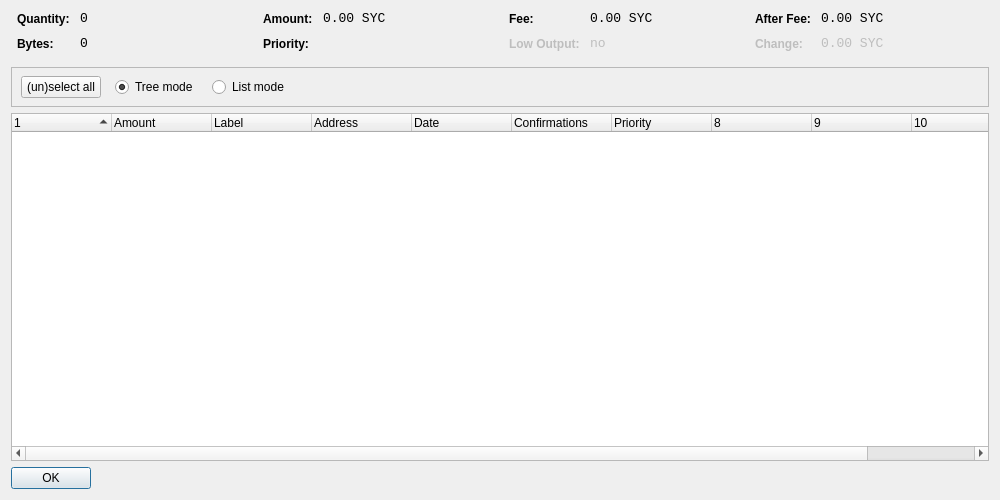
<?xml version="1.0" encoding="UTF-8"?>
<ui version="4.0">
 <class>CoinControlDialog</class>
 <widget class="QDialog" name="CoinControlDialog">
  <property name="geometry">
   <rect>
    <x>0</x>
    <y>0</y>
    <width>1000</width>
    <height>500</height>
   </rect>
  </property>
  <property name="windowTitle">
   <string>Coin Control</string>
  </property>
  <layout class="QVBoxLayout" name="verticalLayout">
   <item>
    <layout class="QHBoxLayout" name="horizontalLayoutTop" stretch="0,0,0,0">
     <property name="topMargin">
      <number>0</number>
     </property>
     <property name="bottomMargin">
      <number>10</number>
     </property>
     <item>
      <layout class="QFormLayout" name="formLayoutCoinControl1">
       <property name="horizontalSpacing">
        <number>10</number>
       </property>
       <property name="verticalSpacing">
        <number>10</number>
       </property>
       <property name="leftMargin">
        <number>6</number>
       </property>
       <property name="rightMargin">
        <number>6</number>
       </property>
       <item row="0" column="0">
        <widget class="QLabel" name="labelCoinControlQuantityText">
         <property name="styleSheet">
          <string notr="true">font-weight:bold;</string>
         </property>
         <property name="text">
          <string>Quantity:</string>
         </property>
        </widget>
       </item>
       <item row="0" column="1">
        <widget class="QLabel" name="labelCoinControlQuantity">
         <property name="font">
          <font>
           <family>Monospace</family>
           <pointsize>10</pointsize>
          </font>
         </property>
         <property name="cursor">
          <cursorShape>IBeamCursor</cursorShape>
         </property>
         <property name="contextMenuPolicy">
          <enum>Qt::ActionsContextMenu</enum>
         </property>
         <property name="text">
          <string>0</string>
         </property>
         <property name="textInteractionFlags">
          <set>Qt::LinksAccessibleByMouse|Qt::TextSelectableByKeyboard|Qt::TextSelectableByMouse</set>
         </property>
        </widget>
       </item>
       <item row="1" column="0">
        <widget class="QLabel" name="labelCoinControlBytesText">
         <property name="styleSheet">
          <string notr="true">font-weight:bold;</string>
         </property>
         <property name="text">
          <string>Bytes:</string>
         </property>
        </widget>
       </item>
       <item row="1" column="1">
        <widget class="QLabel" name="labelCoinControlBytes">
         <property name="font">
          <font>
           <family>Monospace</family>
           <pointsize>10</pointsize>
          </font>
         </property>
         <property name="cursor">
          <cursorShape>IBeamCursor</cursorShape>
         </property>
         <property name="contextMenuPolicy">
          <enum>Qt::ActionsContextMenu</enum>
         </property>
         <property name="text">
          <string>0</string>
         </property>
         <property name="textInteractionFlags">
          <set>Qt::LinksAccessibleByMouse|Qt::TextSelectableByKeyboard|Qt::TextSelectableByMouse</set>
         </property>
        </widget>
       </item>
      </layout>
     </item>
     <item>
      <layout class="QFormLayout" name="formLayoutCoinControl2">
       <property name="horizontalSpacing">
        <number>10</number>
       </property>
       <property name="verticalSpacing">
        <number>10</number>
       </property>
       <property name="leftMargin">
        <number>6</number>
       </property>
       <property name="rightMargin">
        <number>6</number>
       </property>
       <item row="0" column="0">
        <widget class="QLabel" name="labelCoinControlAmountText">
         <property name="styleSheet">
          <string notr="true">font-weight:bold;</string>
         </property>
         <property name="text">
          <string>Amount:</string>
         </property>
        </widget>
       </item>
       <item row="0" column="1">
        <widget class="QLabel" name="labelCoinControlAmount">
         <property name="font">
          <font>
           <family>Monospace</family>
           <pointsize>10</pointsize>
          </font>
         </property>
         <property name="cursor">
          <cursorShape>IBeamCursor</cursorShape>
         </property>
         <property name="contextMenuPolicy">
          <enum>Qt::ActionsContextMenu</enum>
         </property>
         <property name="text">
          <string>0.00 SYC</string>
         </property>
         <property name="textInteractionFlags">
          <set>Qt::LinksAccessibleByMouse|Qt::TextSelectableByKeyboard|Qt::TextSelectableByMouse</set>
         </property>
        </widget>
       </item>
       <item row="1" column="0">
        <widget class="QLabel" name="labelCoinControlPriorityText">
         <property name="styleSheet">
          <string notr="true">font-weight:bold;</string>
         </property>
         <property name="text">
          <string>Priority:</string>
         </property>
        </widget>
       </item>
       <item row="1" column="1">
        <widget class="QLabel" name="labelCoinControlPriority">
         <property name="font">
          <font>
           <family>Monospace</family>
           <pointsize>10</pointsize>
          </font>
         </property>
         <property name="cursor">
          <cursorShape>IBeamCursor</cursorShape>
         </property>
         <property name="contextMenuPolicy">
          <enum>Qt::ActionsContextMenu</enum>
         </property>
         <property name="text">
          <string/>
         </property>
         <property name="textInteractionFlags">
          <set>Qt::LinksAccessibleByMouse|Qt::TextSelectableByKeyboard|Qt::TextSelectableByMouse</set>
         </property>
        </widget>
       </item>
      </layout>
     </item>
     <item>
      <layout class="QFormLayout" name="formLayoutCoinControl3">
       <property name="horizontalSpacing">
        <number>10</number>
       </property>
       <property name="verticalSpacing">
        <number>10</number>
       </property>
       <property name="leftMargin">
        <number>6</number>
       </property>
       <property name="rightMargin">
        <number>6</number>
       </property>
       <item row="0" column="0">
        <widget class="QLabel" name="labelCoinControlFeeText">
         <property name="styleSheet">
          <string notr="true">font-weight:bold;</string>
         </property>
         <property name="text">
          <string>Fee:</string>
         </property>
        </widget>
       </item>
       <item row="0" column="1">
        <widget class="QLabel" name="labelCoinControlFee">
         <property name="font">
          <font>
           <family>Monospace</family>
           <pointsize>10</pointsize>
          </font>
         </property>
         <property name="cursor">
          <cursorShape>IBeamCursor</cursorShape>
         </property>
         <property name="contextMenuPolicy">
          <enum>Qt::ActionsContextMenu</enum>
         </property>
         <property name="text">
          <string>0.00 SYC</string>
         </property>
         <property name="textInteractionFlags">
          <set>Qt::LinksAccessibleByMouse|Qt::TextSelectableByKeyboard|Qt::TextSelectableByMouse</set>
         </property>
        </widget>
       </item>
       <item row="1" column="0">
        <widget class="QLabel" name="labelCoinControlLowOutputText">
         <property name="enabled">
          <bool>false</bool>
         </property>
         <property name="styleSheet">
          <string notr="true">font-weight:bold;</string>
         </property>
         <property name="text">
          <string>Low Output:</string>
         </property>
        </widget>
       </item>
       <item row="1" column="1">
        <widget class="QLabel" name="labelCoinControlLowOutput">
         <property name="enabled">
          <bool>false</bool>
         </property>
         <property name="font">
          <font>
           <family>Monospace</family>
           <pointsize>10</pointsize>
          </font>
         </property>
         <property name="cursor">
          <cursorShape>IBeamCursor</cursorShape>
         </property>
         <property name="contextMenuPolicy">
          <enum>Qt::ActionsContextMenu</enum>
         </property>
         <property name="text">
          <string>no</string>
         </property>
         <property name="textInteractionFlags">
          <set>Qt::LinksAccessibleByMouse|Qt::TextSelectableByKeyboard|Qt::TextSelectableByMouse</set>
         </property>
        </widget>
       </item>
      </layout>
     </item>
     <item>
      <layout class="QFormLayout" name="formLayoutCoinControl4">
       <property name="horizontalSpacing">
        <number>10</number>
       </property>
       <property name="verticalSpacing">
        <number>10</number>
       </property>
       <property name="leftMargin">
        <number>6</number>
       </property>
       <property name="rightMargin">
        <number>6</number>
       </property>
       <item row="0" column="0">
        <widget class="QLabel" name="labelCoinControlAfterFeeText">
         <property name="styleSheet">
          <string notr="true">font-weight:bold;</string>
         </property>
         <property name="text">
          <string>After Fee:</string>
         </property>
        </widget>
       </item>
       <item row="0" column="1">
        <widget class="QLabel" name="labelCoinControlAfterFee">
         <property name="font">
          <font>
           <family>Monospace</family>
           <pointsize>10</pointsize>
          </font>
         </property>
         <property name="cursor">
          <cursorShape>IBeamCursor</cursorShape>
         </property>
         <property name="contextMenuPolicy">
          <enum>Qt::ActionsContextMenu</enum>
         </property>
         <property name="text">
          <string>0.00 SYC</string>
         </property>
         <property name="textInteractionFlags">
          <set>Qt::LinksAccessibleByMouse|Qt::TextSelectableByKeyboard|Qt::TextSelectableByMouse</set>
         </property>
        </widget>
       </item>
       <item row="1" column="0">
        <widget class="QLabel" name="labelCoinControlChangeText">
         <property name="enabled">
          <bool>false</bool>
         </property>
         <property name="styleSheet">
          <string notr="true">font-weight:bold;</string>
         </property>
         <property name="text">
          <string>Change:</string>
         </property>
        </widget>
       </item>
       <item row="1" column="1">
        <widget class="QLabel" name="labelCoinControlChange">
         <property name="enabled">
          <bool>false</bool>
         </property>
         <property name="font">
          <font>
           <family>Monospace</family>
           <pointsize>10</pointsize>
          </font>
         </property>
         <property name="cursor">
          <cursorShape>IBeamCursor</cursorShape>
         </property>
         <property name="contextMenuPolicy">
          <enum>Qt::ActionsContextMenu</enum>
         </property>
         <property name="text">
          <string>0.00 SYC</string>
         </property>
         <property name="textInteractionFlags">
          <set>Qt::LinksAccessibleByMouse|Qt::TextSelectableByKeyboard|Qt::TextSelectableByMouse</set>
         </property>
        </widget>
       </item>
      </layout>
     </item>
    </layout>
   </item>
   <item>
    <widget class="QFrame" name="frame">
     <property name="minimumSize">
      <size>
       <width>0</width>
       <height>40</height>
      </size>
     </property>
     <property name="frameShape">
      <enum>QFrame::StyledPanel</enum>
     </property>
     <property name="frameShadow">
      <enum>QFrame::Sunken</enum>
     </property>
     <widget class="QWidget" name="horizontalLayoutWidget">
      <property name="geometry">
       <rect>
        <x>10</x>
        <y>0</y>
        <width>781</width>
        <height>41</height>
       </rect>
      </property>
      <layout class="QHBoxLayout" name="horizontalLayoutPanel" stretch="0,0,0,0,0">
       <property name="spacing">
        <number>14</number>
       </property>
       <item>
        <widget class="QPushButton" name="pushButtonSelectAll">
         <property name="sizePolicy">
          <sizepolicy hsizetype="Maximum" vsizetype="Fixed">
           <horstretch>0</horstretch>
           <verstretch>0</verstretch>
          </sizepolicy>
         </property>
         <property name="text">
          <string>(un)select all</string>
         </property>
        </widget>
       </item>
       <item>
        <widget class="QRadioButton" name="radioTreeMode">
         <property name="sizePolicy">
          <sizepolicy hsizetype="Maximum" vsizetype="Fixed">
           <horstretch>0</horstretch>
           <verstretch>0</verstretch>
          </sizepolicy>
         </property>
         <property name="text">
          <string>Tree mode</string>
         </property>
         <property name="checked">
          <bool>true</bool>
         </property>
        </widget>
       </item>
       <item>
        <widget class="QRadioButton" name="radioListMode">
         <property name="sizePolicy">
          <sizepolicy hsizetype="Maximum" vsizetype="Fixed">
           <horstretch>0</horstretch>
           <verstretch>0</verstretch>
          </sizepolicy>
         </property>
         <property name="text">
          <string>List mode</string>
         </property>
        </widget>
       </item>
       <item>
        <spacer name="horizontalSpacer">
         <property name="orientation">
          <enum>Qt::Horizontal</enum>
         </property>
         <property name="sizeHint" stdset="0">
          <size>
           <width>40</width>
           <height>20</height>
          </size>
         </property>
        </spacer>
       </item>
      </layout>
     </widget>
    </widget>
   </item>
   <item>
    <widget class="CoinControlTreeWidget" name="treeWidget">
     <property name="contextMenuPolicy">
      <enum>Qt::CustomContextMenu</enum>
     </property>
     <property name="sortingEnabled">
      <bool>false</bool>
     </property>
     <property name="columnCount">
      <number>11</number>
     </property>
     <attribute name="headerShowSortIndicator" stdset="0">
      <bool>true</bool>
     </attribute>
     <attribute name="headerStretchLastSection">
      <bool>false</bool>
     </attribute>
     <column>
      <property name="text">
       <string/>
      </property>
     </column>
     <column>
      <property name="text">
       <string>Amount</string>
      </property>
     </column>
     <column>
      <property name="text">
       <string>Label</string>
      </property>
     </column>
     <column>
      <property name="text">
       <string>Address</string>
      </property>
     </column>
     <column>
      <property name="text">
       <string>Date</string>
      </property>
     </column>
     <column>
      <property name="text">
       <string>Confirmations</string>
      </property>
      <property name="toolTip">
       <string>Confirmed</string>
      </property>
     </column>
     <column>
      <property name="text">
       <string>Priority</string>
      </property>
     </column>
     <column>
      <property name="text">
       <string/>
      </property>
     </column>
     <column>
      <property name="text">
       <string/>
      </property>
     </column>
     <column>
      <property name="text">
       <string/>
      </property>
     </column>
     <column>
      <property name="text">
       <string/>
      </property>
     </column>
    </widget>
   </item>
   <item>
    <widget class="QDialogButtonBox" name="buttonBox">
     <property name="sizePolicy">
      <sizepolicy hsizetype="Maximum" vsizetype="Fixed">
       <horstretch>0</horstretch>
       <verstretch>0</verstretch>
      </sizepolicy>
     </property>
     <property name="orientation">
      <enum>Qt::Horizontal</enum>
     </property>
     <property name="standardButtons">
      <set>QDialogButtonBox::Ok</set>
     </property>
    </widget>
   </item>
  </layout>
 </widget>
 <customwidgets>
  <customwidget>
   <class>CoinControlTreeWidget</class>
   <extends>QTreeWidget</extends>
   <header>coincontroltreewidget.h</header>
  </customwidget>
 </customwidgets>
 <resources/>
 <connections/>
</ui>
